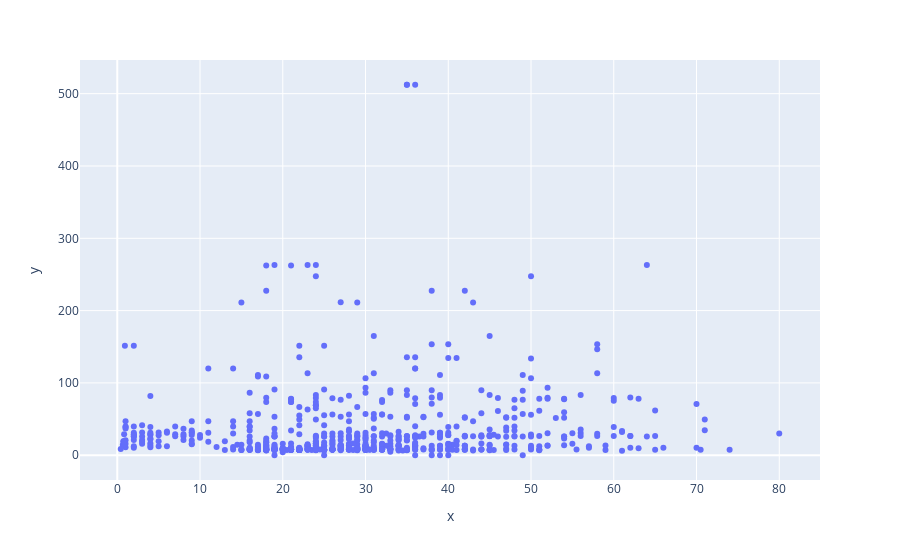

The cell this chart's notebook holds for it:
### Code cell
#Q1. Load the "titanic" dataset using the load_dataset function of seaborn.
    #Use Plotly express to plot a scatter plot for age and fare columns in the titanic dataset.

#Ans--
titan=sns.load_dataset("titanic")

px.scatter(x=titan.age,y=titan.fare)

### Figure 1 — Plotly figure (JSON) as saved in the notebook; plotly's stock layout.template omitted (floating-point values rounded to 4 significant figures; data arrays with more than 128 entries replaced by an {"elided": "..."} marker saying what was removed)
{"data": [{"hovertemplate": "x=%{x}<br>y=%{y}<extra></extra>", "legendgroup": "", "marker": {"color": "#636efa", "symbol": "circle"}, "mode": "markers", "name": "", "orientation": "v", "showlegend": false, "type": "scatter", "x": {"elided": "891 float values"}, "xaxis": "x", "y": {"elided": "891 float values"}, "yaxis": "y"}], "layout": {"autosize": true, "legend": {"tracegroupgap": 0}, "margin": {"t": 60}, "xaxis": {"anchor": "y", "autorange": true, "domain": [0, 1], "range": [-4.389, 84.81], "title": {"text": "x"}, "type": "linear"}, "yaxis": {"anchor": "x", "autorange": true, "domain": [0, 1], "range": [-39.67, 552.0], "title": {"text": "y"}, "type": "linear"}}}
